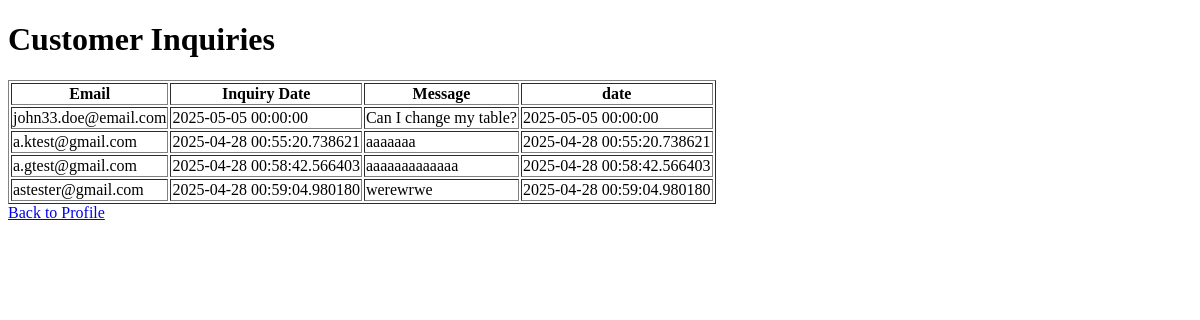
Before: /manager/queries with the older database file.
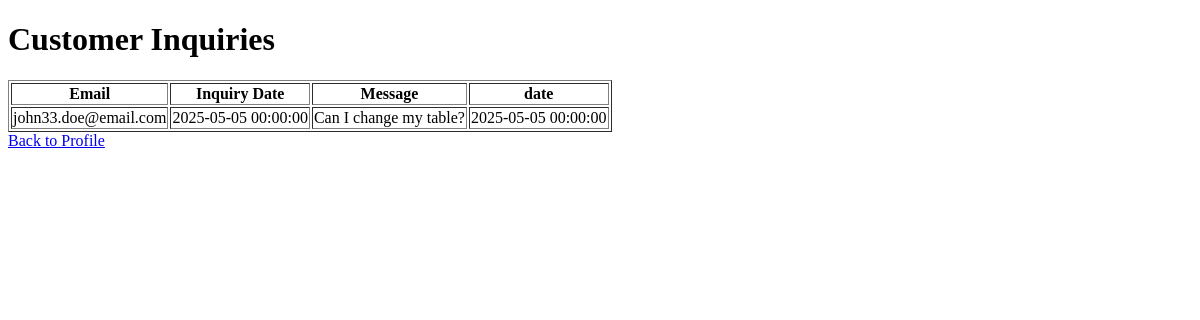
After: the same page with the newer database file.
### app/models.py (models this page shows)
class Support(db.Model):
    id = db.Column(db.Integer, primary_key=True)
    email = db.Column(db.String(255),nullable=False )
    inquiry_date = db.Column(db.DateTime)
    inquiry_text = db.Column(db.Text)

### app/routes/support_routes.py (the view)
@support_bp.route('/manager/queries')
def view_queries():
    supports = SupportLogic.get_all_supports()
    return render_template('manager_queries.html', supports=supports)

### app/logic/base_crud.py (called while the page is built)
    @staticmethod
    def get_all(model):
        return model.query.all() # return all table content

### app/logic/support_logic.py (called while the page is built)
    @staticmethod
    def get_all_supports():
        return BaseCRUD.get_all(Support)

### templates/manager_queries.html (shortened to what this page needs)
<!DOCTYPE html>
<html lang="en">
<head>
</head>
<body>
    <h1>Customer Inquiries</h1>
    <table border="1">
        <tr>
            <th>Email</th>
            <th>Inquiry Date</th>
            <th>Message</th>
           <th>date</th>
        </tr>
        {% for support in supports %}
        <tr>
            <td>{{ support.email }}</td>
            <td>{{ support.inquiry_date }}</td>
            <td>{{ support.inquiry_text }}</td>
            <td>{{ support.inquiry_date }}</td>
        </tr>
        {% endfor %}
    </table>
    <a href="{{ url_for('auth.get_profile') }}">Back to Profile</a>
</body>
</html>

Changed rows visible on the page:
removed Support: email "a.ktest@gmail.com", inquiry_date "2025-04-28 00:55:20.738621", inquiry_text "aaaaaaa"
removed Support: email "a.gtest@gmail.com", inquiry_date "2025-04-28 00:58:42.566403", inquiry_text "aaaaaaaaaaaaa"
removed Support: email "astester@gmail.com", inquiry_date "2025-04-28 00:59:04.980180", inquiry_text "werewrwe"
